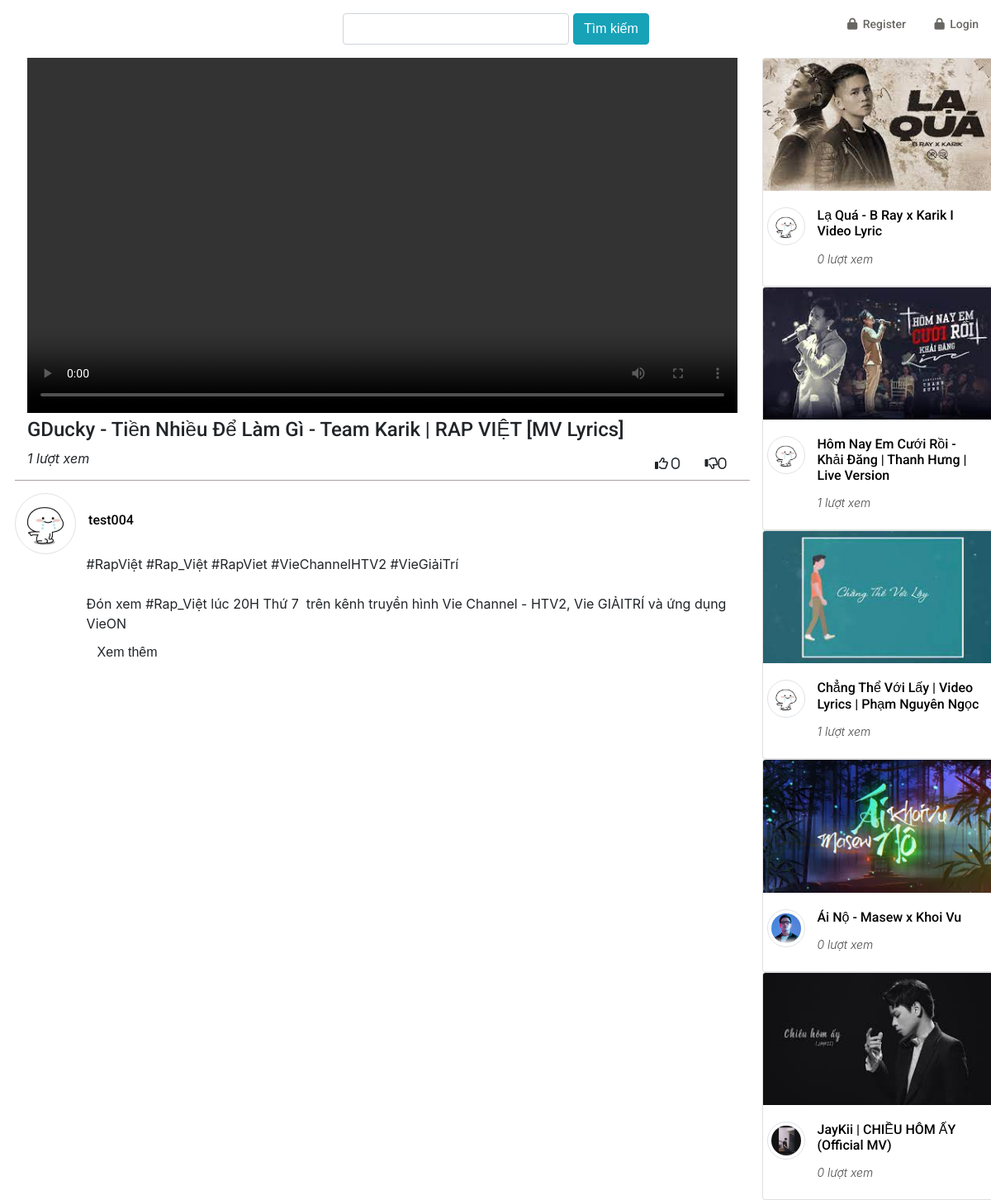
The page /video/show/16 on the database its author committed.
### Video/models.py (models this page shows, shortened)
class Video(models.Model):
    Title = models.CharField(default='',max_length=255)
    Thumbnail = models.ImageField(upload_to='images',default='profile1.jpg',blank=True,null=True)
    Location = models.FileField(upload_to='Videos_Upload')
    Description = models.TextField(default='')
    Category = models.ForeignKey(Category, on_delete= models.CASCADE)
    User = models.ForeignKey(CustomerUser, on_delete= models.DO_NOTHING)
    view = models.IntegerField(default=0)
    Likes = models.ManyToManyField(CustomerUser,blank=True,related_name='like_Video')
    Dislikes = models.ManyToManyField(CustomerUser,blank=True,related_name='dislike_Video')
    def total_like(self):
        return self.Likes.count()
    def total_dislike(self):
        return self.Dislikes.count()

### User/models.py (models this page shows)
class CustomerUser(AbstractUser):
    sex_choice = ((0, 'Female'), (1, 'Male'))
    avatar = models.ImageField(default='profile1.jpg', blank=True, null=True)
    birthday = models.DateField(format('%d/%m/%Y'))
    sex = models.IntegerField(choices=sex_choice, default=1)
    address = models.CharField(default='', max_length=255)
    phone_number = models.CharField(default='', max_length=255)

### Video/views.py (the view)
# urls.py: path('show/<int:id>', show.as_view(), name='show'),
class show(View):
    def get(self,req,id):
        data = Video.objects.filter(id__exact=id)[0]
        liked = data.Likes.filter(id=req.user.id).exists()
        disliked = data.Dislikes.filter(id=req.user.id).exists()
        user = CustomerUser.objects.filter(id__exact=data.User_id)[0]
        randomVideo = Video.objects.filter(~Q(id=id)).order_by('?').select_related('User')[:5]
        context = {
            'id':id,
            'data':data,
            'liked':liked,
            'disliked':disliked,
            'user':user,
            'randomVideo':randomVideo,
        }
        return render(req,'video/show.html',context)

### templates/video/show.html (shortened to what this page needs)
{% extends 'Home/base.html' %}
{% load static %}
{% block content %}
<div class="row">
    <div class="col-sm-9 pl-5">
        <div class="text-center">
            <video id="video" style="width: 100%; max-height: 750px" controls autoplay >
            <source src="{{ data.Location.url }}" type="video/mp4">
        </video>
        </div>
        <h4>{{ data.Title }}</h4>
        <div class="row" >
            <div class="col">
                <i class="float-left">{{ data.view }} lượt xem</i>
                <div class="float-right">
                    <button id="like_button" class="btn btn-light" >
                        <i id="like_icon"{% if liked %} class="fas fa-thumbs-up"{% else %} class="far fa-thumbs-up" {% endif %}> {{ data.total_like }}</i>
                    </button>
                    <button id="dislike_button" class="btn btn-light">
                        <i id="dislike_icon" {% if disliked %} class="fas fa-thumbs-down"{% else %} class="far fa-thumbs-down" {% endif %}>{{ data.total_dislike }} </i>
                    </button>
                </div>
            </div>
        </div>
        <div class="row p-t-15" style="border-top: rgb(168,160,160) 1px solid">
            <div class="col-sm-1" style="padding: 0">
                <a href="{% url 'userPage' user=user.username %}">
                    <img src="{{ user.avatar.url }}" class="rounded-circle img-thumbnail" alt="" >
                </a>
            </div>
            <div class="col-sm-8" style="display: flex;align-items: center">
                <a href="{% url 'userPage' user=user.username %}">
                    <h6 style="color: black">{{ user.username }}</h6>
                </a>
            </div>
        </div>
        <div id="description" style="margin-left: 8.333333333333332%;height: 100px; overflow: hidden">
            <span style="white-space: pre-wrap;">{{ data.Description }}</span>
        </div>
        <button id="btn-more" class="btn btn-light" style="margin-left: 8.333333333333332%;" onclick="more()">Xem thêm</button>
    </div>
    <div class="col-sm-3">
        {% for i in randomVideo %}
            <div class="card" style="width: 18rem;">
                <a href="{% url 'show' id=i.id %}">
                    <img class="card-img-top" src="{{ i.Thumbnail.url }}" alt="Card image cap">
                </a>
                <div class="card-body">
                    <div class="row">
                      <div class="col-sm-2 " style="padding: 0">
                          <a href="{% url 'userPage' user=i.User.username  %}" ><img class="rounded-circle img-thumbnail" src="{{ i.User.avatar.url }}" width="100%"></a>
                      </div>
                      <div class="col-sm-10">
                          <a href="{% url 'show' id=i.id %}" style="color: black">
                              <h6 class="card-title">{{ i.Title}}</h6>
                          </a>
                          <p class="card-text"><i>{{ i.view }} lượt xem</i></p>
                      </div>
                  </div>
              </div>
            </div>
        {% endfor %}
    </div>
</div>
{% endblock %}

### static/Home/css/MainShop.css (style rules this page uses)
body { font-family: 'Roboto', sans-serif; position: relative; font-weight: 400px; }
a { -webkit-transition: 300ms; -moz-transition: 300ms; -o-transition: 300ms; transition: 300ms; }
h1, h2, h3, h4, h5, h6 { font-family: 'Roboto', sans-serif; }
.btn.btn-light { background-color: rgba(245, 245, 245, 0); border-color: rgba(245, 245, 245, 0); }

### static/Home/css/site.css (style rules this page uses)
html, body { height: 100%; }

### static/Home/css/Core1.css (style rules this page uses)
body { font-family: 'Poppins', sans-serif; overflow-x: hidden; text-rendering: optimizeLegibility; -webkit-font-smoothing: antialiased; -moz-osx-font-smoothing: grayscale; }
p { margin-bottom: 0px; font-size: 14px; font-weight: 300; color: #4a4a4a; line-height: 24px; }
a { text-decoration: none!important; }
h1,h2,h3,h4,h5,h6 { margin: 0px; }

### static/Auth/css/main.css (style rules this page uses)
.row { display: -webkit-box; display: -webkit-flex; display: -moz-box; display: -ms-flexbox; display: flex; -webkit-flex-wrap: wrap; -ms-flex-wrap: wrap; flex-wrap: wrap; }
html { -webkit-box-sizing: border-box; -moz-box-sizing: border-box; box-sizing: border-box; }
* { padding: 0; margin: 0; }
*, *:before, *:after { -webkit-box-sizing: inherit; -moz-box-sizing: inherit; box-sizing: inherit; }
body, h1, h2, h3, h4, h5, h6, blockquote, p, pre, dl, dd, ol, ul, figure, hr, fieldset, legend { margin: 0; padding: 0; }
button { outline: none; background: none; border: none; }
body { font-family: "Poppins", "Arial", "Helvetica Neue", sans-serif; font-weight: 400; font-size: 14px; }
h1, h2, h3, h4, h5, h6 { font-weight: 400; }
h4 { font-size: 18px; }
h6 { font-size: 13px; }
.p-t-15 { padding-top: 15px; }
.btn { -webkit-transition: all 0.4s ease; -o-transition: all 0.4s ease; -moz-transition: all 0.4s ease; transition: all 0.4s ease; cursor: pointer; color: #fff; font-family: "Poppins", "Arial", "Helvetica Neue", sans-serif; }
.card { -webkit-border-radius: 3px; -moz-border-radius: 3px; border-radius: 3px; background: #fff; }

### rows shown on the page
Video: Title "GDucky - Tiền Nhiều Để Làm Gì - Team Karik | RAP VIỆT [MV Lyrics]", view "1", total_like "0", total_dislike "0", Description "#RapViệt #Rap_Việt #RapViet #VieChannelHTV2 #VieGiảiTrí Đón xem #Rap_Việt lúc 20H Thứ 7 trên kênh truyền hình Vie Channel - HTV2, Vie GIẢITRÍ và ứng dụng VieON…"
CustomerUser: avatar (picture), username "test004"
Video: Thumbnail (picture), User.avatar (picture), Title "Lạ Quá - B Ray x Karik I Video Lyric", view "0"
Video: Thumbnail (picture), User.avatar (picture), Title "Hôm Nay Em Cưới Rồi - Khải Đăng | Thanh Hưng | Live Version", view "1"
Video: Thumbnail (picture), User.avatar (picture), Title "Chẳng Thể Với Lấy | Video Lyrics | Phạm Nguyên Ngọc", view "1"
Video: Thumbnail (placeholder picture), User.avatar (picture), Title "Ái Nộ - Masew x Khoi Vu", view "0"
Video: Thumbnail (picture), User.avatar (picture), Title "JayKii | CHIỀU HÔM ẤY (Official MV)", view "0"
